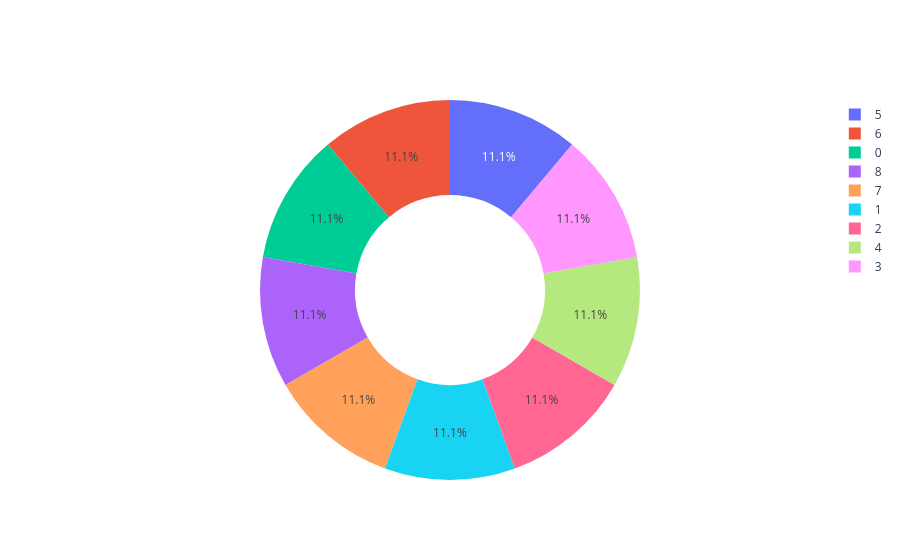

Write notebook code for a chart like this one.
### Code cell
fig = go.Figure(data=[go.Pie(labels=y_train_resampled,hole=0.5)])
fig.show()

### Figure 1 — Plotly figure (JSON) as saved in the notebook; plotly's stock layout.template omitted (floating-point values rounded to 4 significant figures; data arrays with more than 128 entries replaced by an {"elided": "..."} marker saying what was removed)
{"data": [{"hole": 0.5, "labels": {"elided": "2295 int values"}, "type": "pie"}], "layout": {}}
